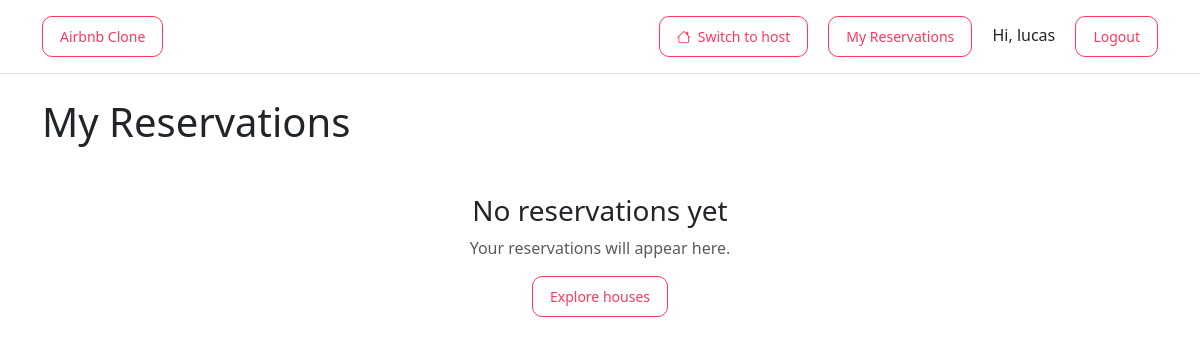
/houses/my-reservations/ (signed in), run on an earlier commit of the app's database.
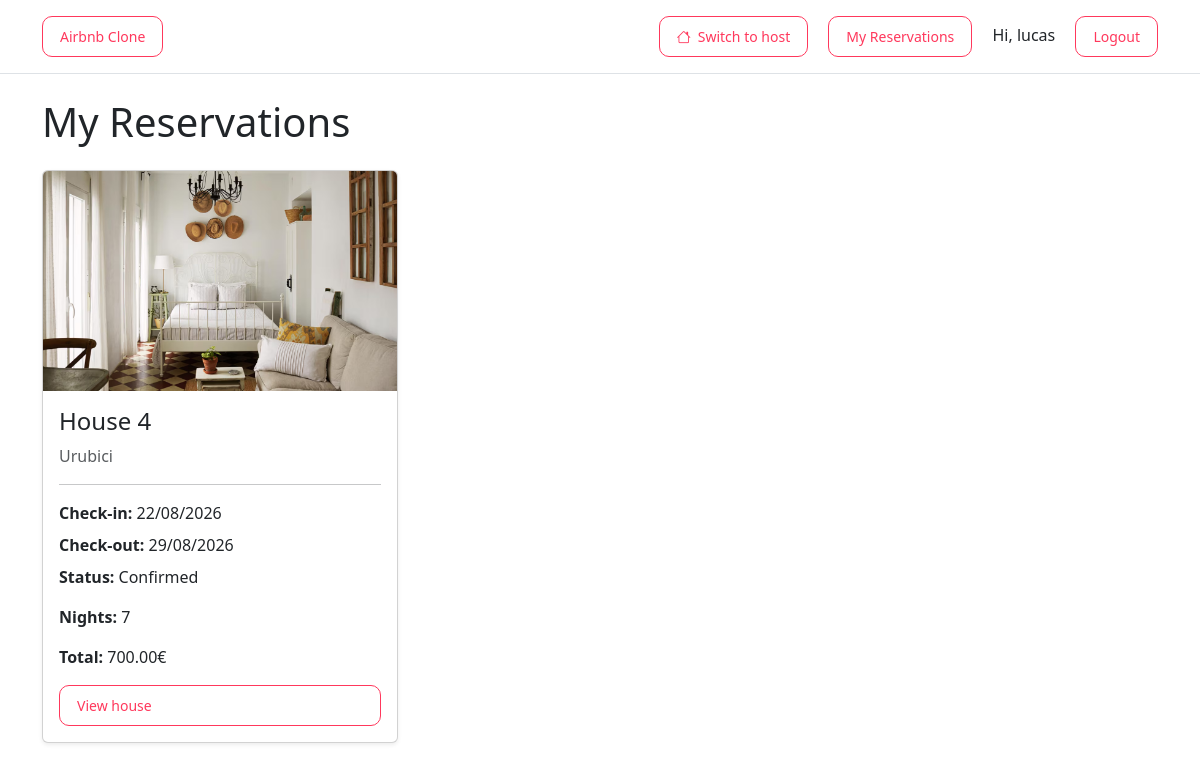
And on a later commit of the database.
### houses/models.py (models this page shows, shortened)
class Reservation(models.Model):
    class Status(models.TextChoices):
        CONFIRMED = "CONFIRMED", "Confirmed"
        CANCELLED = "CANCELLED", "Cancelled"
    house = models.ForeignKey(
        House,
        on_delete=models.CASCADE,
        related_name="reservations"
    )
    guest = models.ForeignKey(
        User,
        on_delete=models.CASCADE,
        related_name="reservations"
    )
    check_in = models.DateField()
    check_out = models.DateField()
    guests = models.PositiveIntegerField()
    status = models.CharField(
        max_length=20,
        choices=Status.choices,
        default=Status.CONFIRMED
    )
    created_at = models.DateTimeField(
        auto_now_add=True
    )
    @property
    def nights(self):
        return(self.check_out - self.check_in).days
    @property
    def total_price(self):
        return self.nights * self.house.price

class House(models.Model):
    owner = models.ForeignKey(
        User,
        on_delete=models.CASCADE,
        null=True,
        blank=True,
        related_name="houses"
    )
    title = models.CharField(max_length=100)
    description = models.TextField(default="")
    location = models.CharField(max_length=100)
    price = models.DecimalField(
        max_digits=8,
        decimal_places=2
    )
    bedrooms = models.PositiveIntegerField(default=1)
    bathrooms = models.PositiveIntegerField(default=1)
    guests = models.PositiveIntegerField(default=1)
    rating = models.DecimalField(
        max_digits=2,
        decimal_places=1,
        default=0
    )
    image = models.ImageField(
        upload_to="houses/"
    )

### houses/views.py (the view)
# urls.py: path("my-reservations/", views.my_reservations, name="my_reservations"),
@login_required
def my_reservations(request):
    reservations = Reservation.objects.filter(
        guest=request.user
    ).select_related("house").order_by("-check_in")
    return render(
        request,
        "houses/my_reservations.html",
        {
            "reservations": reservations,
        }
    )

### houses/templates/houses/my_reservations.html (shortened to what this page needs)
{% extends "base.html" %}
{% block content %}
<div class="container mt-4">
    <h1 class="mb-4">
        My Reservations
    </h1>
    {% if reservations %}
    <div class="row">
        {% for reservation in reservations %}
        <div class="col-md-6 col-lg-4 mb-4">
            <div class="card h-100 shadow-sm">
                {% if reservation.house.image %}
                <img src="{{ reservation.house.image.url }}" class="card-img-top"
                    style="height: 220px; object-fit: cover" ; alt="{{ reservation.house.title }}">
                {% endif %}
                <div class="card-body">
                    <h4 class="card-title">
                        {{ reservation.house.title }}
                    </h4>
                    <p class="text-muted">
                        {{ reservation.house.location }}
                    </p>
                    <hr>
                    <p class="mb-2">
                        <strong>Check-in:</strong>
                        {{ reservation.check_in|date:"d/m/Y" }}
                    </p>
                    <p class="mb-2">
                        <strong>Check-out:</strong>
                        {{ reservation.check_out|date:"d/m/Y" }}
                    </p>
                    <p class="mb-3">
                        <strong>Status:</strong>
                        {{ reservation.get_status_display }}
                    </p>
                    <p>
                        <strong>Nights:</strong>
                        {{ reservation.nights }}
                    </p>
                    <p>
                        <strong>Total:</strong>
                        {{ reservation.total_price }}€
                    </p>
                    <a href="{% url 'house_detail' reservation.house.pk %}" class="btn btn-outline-airbnb w-100">
                        View house
                    </a>
                </div>
            </div>
        </div>
        {% endfor %}
    </div>
    {% else %}
    <div class="text-center mt-5">
        <h3>
            No reservations yet
        </h3>
        <p class="text-muted">
            Your reservations will appear here.
        </p>
        <a href="{% url 'home' %}" class="btn btn-outline-airbnb">
            Explore houses
        </a>
    </div>
    {% endif %}
</div>
{% endblock %}

### templates/base.html (shortened to what this page needs)
{% load static %}
<!DOCTYPE html>
<html lang="pt">
<head>
    <link href="https://cdn.jsdelivr.net/npm/bootstrap@5.3.8/dist/css/bootstrap.min.css" rel="stylesheet">
    <link rel="stylesheet" href="https://cdn.jsdelivr.net/npm/bootstrap-icons@1.13.1/font/bootstrap-icons.min.css">
    <link rel="stylesheet" href="{% static 'css/style.css' %}">
</head>
<body>
    <header class="border-bottom">
        <div class="container">
            <div class="d-flex justify-content-between align-items-center py-3">
                <a class="btn btn-outline-airbnb" href="{% url 'dashboard' %}">
                    Airbnb Clone
                </a>
                <div>
                    {% if request.resolver_match.url_name == "host" or request.resolver_match.url_name == "host_reservations" %}
                        <a
                            href="{% url 'dashboard' %}"
                            class="btn btn-outline-airbnb btn-sm me-3"
                        >
                            <i class="bi bi-airplane"></i>
                            Switch to travel
                        </a>
                    {% else %}
                        <a
                            href="{% url 'host' %}"
                            class="btn btn-outline-airbnb btn-sm me-3"
                        >
                            <i class="bi bi-house"></i>
                            Switch to host
                        </a>
                    {% endif %}
                    {% if user.is_authenticated %}
                    {% if request.resolver_match.url_name == "host" %}
                    <a href="{% url 'host_reservations' %}" class="btn btn-outline-airbnb btn-sm me-3">
                        My Reservations
                    </a>
                    {% else %}
                    <a href="{% url 'my_reservations' %}" class="btn btn-outline-airbnb btn-sm me-3">
                        My Reservations
                    </a>
                    {% endif %}
                    <span class="me-3">
                        Hi, {{ user.username }}
                    </span>
                    <a href="{% url 'logout' %}" class="btn btn-outline-airbnb btn-sm">
                        Logout
                    </a>
                    {% else %}
                    <a href="{% url 'login' %}" class="btn btn-outline-airbnb btn-sm">
                        Login
                    </a>
                    {% endif %}
                </div>
            </div>
        </div>
    </header>
    <main>
        {% block content %}
        {% endblock %}
    </main>
</body>
</html>

### static/css/style.css (style rules this page uses)
.btn.btn-outline-airbnb { display: inline-flex; align-items: center; gap: 7px; background: white; color: #FF385C; border: 1px solid #FF385C; border-radius: 10px; padding: 9px 17px; font-size: 14px; font-weight: 500; transition: all 0.2s ease; }

What changed in the data, as far as the page shows it:
added Reservation: house.image (picture), house "House 4", house.location "Urubici", check_in "22/08/2026", check_out "29/08/2026", status "Confirmed", nights "7", total_price "700.00"
Also different on the page:
text no longer shown: "No reservations yet Your reservations will appear here. Explore houses"
